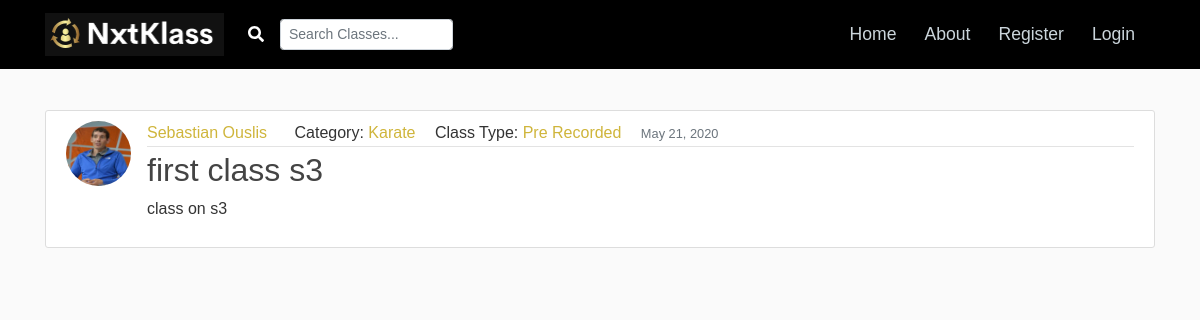
The page / on the database its author committed.
### blog/models.py (models this page shows, shortened)
class ClassRoot(models.Model):
    title = models.CharField(max_length=100)
    content = models.TextField()
    date_posted = models.DateTimeField(default=timezone.now)
    author = models.ForeignKey(User, on_delete=models.CASCADE)
    author_profile = models.ForeignKey(Profile, null=True, default=None, on_delete=models.SET_DEFAULT)
    category = models.ForeignKey(Category, null=True, default=None, on_delete=models.SET_DEFAULT)
    is_purchase = models.BooleanField(default=False)
    is_one_on_one = models.BooleanField(default=False)
    is_stream = models.BooleanField(default=False)
    is_video = models.BooleanField(default=False)

class Category(models.Model):
    name = models.TextField()
    def __str__(self):
        return self.name

### users/models.py (models this page shows, shortened)
class Profile(models.Model):
    user = models.OneToOneField(User, on_delete=models.CASCADE)
    full_name = models.CharField(max_length=40, default='First Last')
    instagram_handle = models.TextField(default='')
    youtube_channel = models.TextField(default='')
    image = models.ImageField(default='profile_pics/default_logo.PNG', upload_to=user_directory_path)
    short_description = models.CharField(max_length=100, default='Add a short description of yourself')
    description = models.TextField(default='Add a description of your Skills and what you can offer as classes')
    youtube_profile_link = models.TextField(default='')
    youtube_short_link = models.TextField(default='')

### blog/views.py (the view)
# urls.py: path('', HomeView.as_view(), name="home"),
class HomeView(ListView):
    model = ClassRoot
    template_name = 'blog/home.html'
    context_object_name = 'classes'
    ordering = ['-date_posted']
    paginate_by = 5

### blog/templates/blog/home.html (shortened to what this page needs)
{% extends "blog/base.html" %}
{% block content%}
    {% for class in classes %}
        <article class="media content-section">
          <img class="rounded-circle article-img" src="{{ class.author.profile.image.url }}">
          <div class="media-body">
            <div class="article-metadata">
              <a class="mr-2 userlink" href="{% url 'user-posts' class.author.username %}">{{ class.author_profile.full_name }}</a>
              <a class="spacing">Category: </a>
                <a class="post-category" href="{% url 'post-category' class.category %}">{{ class.category }}</a>
              <a class="spacing">Class Type: </a>
                {% if class.is_one_on_one %}
                  <a class="post-category" href="{% url 'class-type' 'one_on_one' %}">One on One</a>
                {% elif class.is_stream %}
                  <a class="post-category" href="{% url 'class-type' 'stream' %}">Stream</a>
                {% elif class.is_video %}
                  <a class="post-category" href="{% url 'class-type' 'video' %}">Pre Recorded</a>
                {% endif %}
              <div class="spacing">
                <small class="text-muted">{{ class.date_posted|date:"F d, Y" }}</small>
              </div>
            </div>
            <h2><a class="article-title" href="{% url 'post-detail' class.id %}">{{ class.title }}</a></h2>
            <p class="article-content">{{ class.content|truncatechars:30 }}</p>
          </div>
        </article>
    {% endfor %}
{% endblock content %}

### blog/static/css/main.css (style rules this page uses)
body { background: #fafafa; color: #333333; margin-top: 5rem; padding-top: 30px; font-family: 'Poppins', sans-serif; }
h1, h2, h3, h4, h5, h6 { color: #444444; }
.content-section { background: #ffffff; padding: 10px 20px; border: 1px solid #dddddd; border-radius: 3px; margin-bottom: 20px; }
.article-title { color: #444444; }
.article-content { white-space: pre-line; }
.article-img { height: 65px; width: 65px; margin-right: 16px; }
.article-metadata { padding-bottom: 1px; margin-bottom: 4px; border-bottom: 1px solid #e3e3e3 }
.userlink { color: #CFB53B; }
.spacing { display:inline-block; margin-left: 15px; }
.post-category { color: #CFB53B; }

### rows shown on the page
ClassRoot: author.profile.image (picture), author_profile.full_name "Sebastian Ouslis", category "Karate", is_one_on_one "Pre Recorded", date_posted "May 21, 2020", title "first class s3", content "class on s3"
